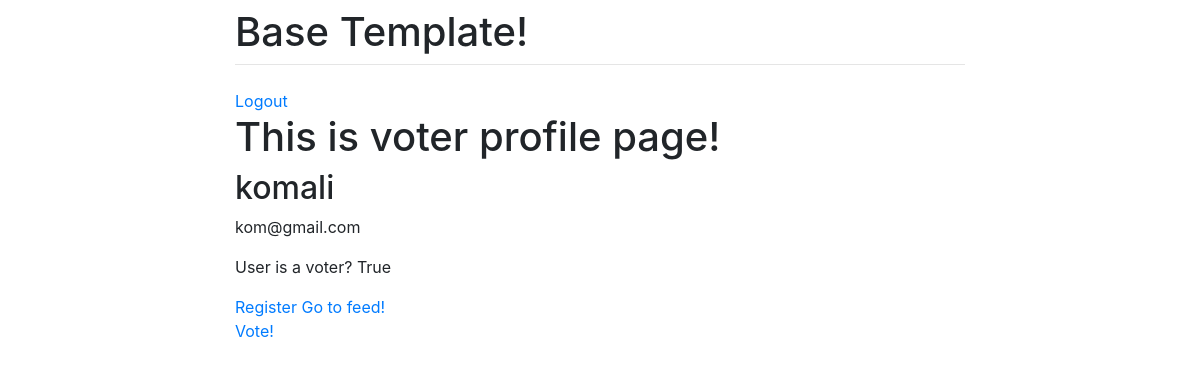
Screenshot of /profile/ (signed in) with the database file from the repository.
### accounts/models.py (models this page shows, shortened)
class Account(AbstractBaseUser):
    email = models.EmailField(verbose_name="email", max_length=60, unique=True)
    username = models.CharField(max_length=30, unique=True)
    date_joined = models.DateTimeField(verbose_name='date joined', auto_now_add=True)
    last_login = models.DateTimeField(verbose_name='last login', auto_now=True)
    is_voter = models.BooleanField(default=True)
    is_admin = models.BooleanField(default=False)
    is_staff = models.BooleanField(default=False)
    is_active = models.BooleanField(default=True)
    is_superuser = models.BooleanField(default=False)
    USERNAME_FIELD = 'username'
    REQUIRED_FIELDS = ['email','is_voter']
    objects = MyAccountManager()

### accounts/views.py (the view)
# urls.py: path('profile/', views.profile, name='profile'),
@login_required
def profile(request):
    if request.user.is_voter:
        return render(request, 'accounts/voter.html')
    else:
        return render(request, 'accounts/candidate.html')

### templates/accounts/voter.html
{% extends "base.html" %}
{% block content %}
    {% if user.is_authenticated %}
        <a href="{% url 'logout' %}">Logout</a>
        <h1>This is voter profile page!</h1>
        <h2>{{ user.username }}</h2>
        <p>{{ user.email }}</p>
        {% if user.is_voter %}
            <p>User is a voter? {{user.is_voter}}</p>
            <a href="{% url 'accounts:person_form' %}">Register</a>
        {% else %}
            <p>User is a voter? {{user.is_voter}}</p>
        {% endif %}
    {% endif %}
    <a href="{% url 'blog:post_list' %}">Go to feed!</a> <br>
    <a href="{% url 'accounts:vote' %}">Vote!</a>
{% endblock content %}

### rows the page displays
Account: username "komali", email "kom@gmail.com", is_voter "True"
